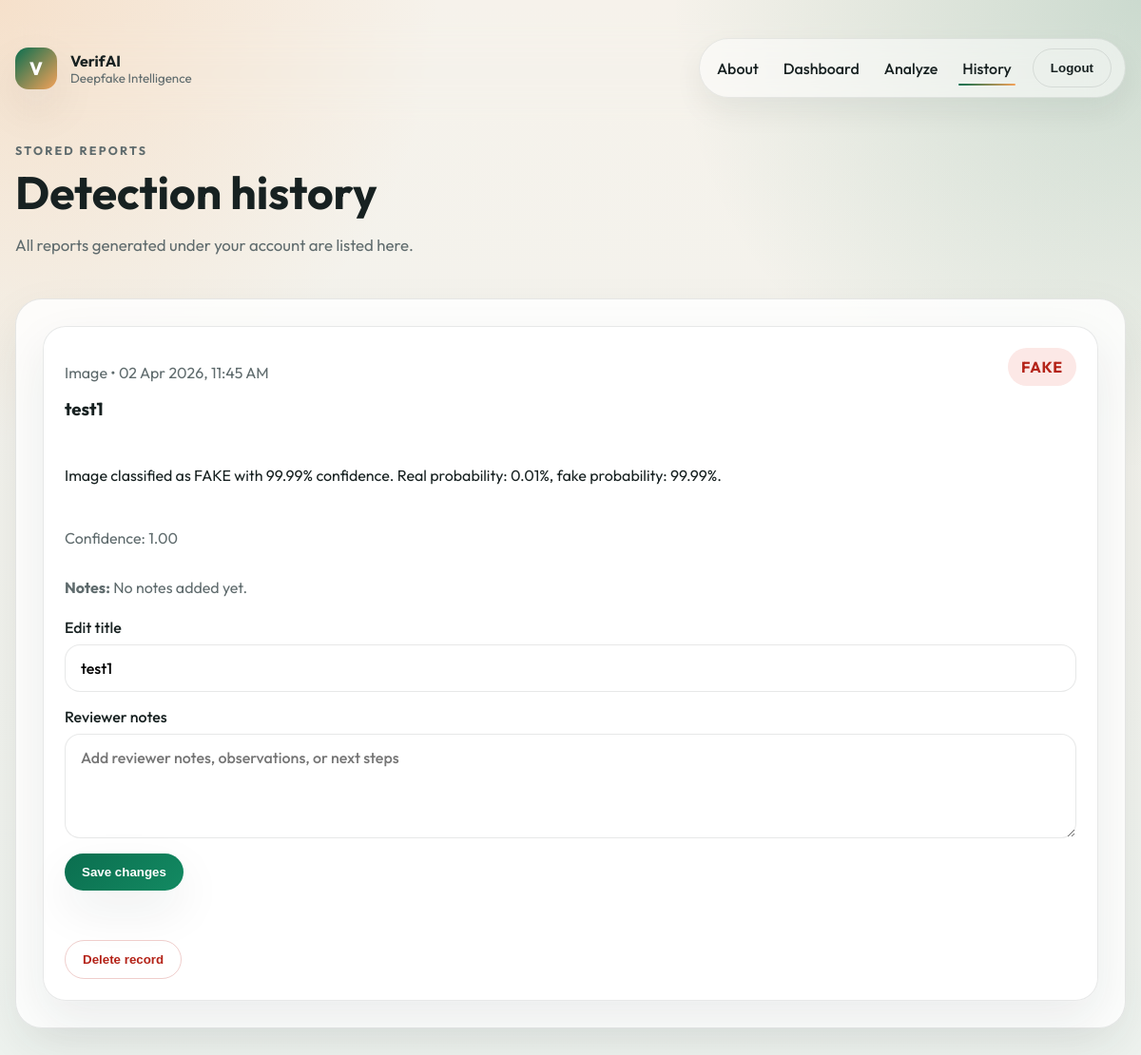
Page /history/ (signed in) on the committed database.
### detector/models.py (models this page shows, shortened)
class DetectionRecord(models.Model):
    FILE_TYPE_CHOICES = [
        ('image', 'Image'),
        ('video', 'Video'),
    ]
    RESULT_CHOICES = [
        ('real', 'Real'),
        ('fake', 'Fake'),
        ('uncertain', 'Uncertain'),
    ]
    user = models.ForeignKey(
        settings.AUTH_USER_MODEL,
        on_delete=models.CASCADE,
        related_name='detections',
    )
    title = models.CharField(max_length=120)
    file_type = models.CharField(max_length=10, choices=FILE_TYPE_CHOICES)
    uploaded_file = models.FileField(upload_to='uploads/%Y/%m/%d/')
    result = models.CharField(max_length=10, choices=RESULT_CHOICES)
    confidence = models.FloatField()
    summary = models.TextField(blank=True)
    notes = models.TextField(blank=True)
    created_at = models.DateTimeField(auto_now_add=True)
    class Meta:
        ordering = ['-created_at']

### detector/views.py (the view)
# urls.py: path('history/', history, name='history'),
@login_required
def history(request):
    records = DetectionRecord.objects.filter(user=request.user)
    record_forms = [
        {
            'record': record,
            'form': DetectionRecordUpdateForm(instance=record),
        }
        for record in records
    ]
    return render(request, 'detector/history.html', {'record_forms': record_forms})

### templates/detector/history.html (shortened to what this page needs)
{% extends 'base.html' %}
{% block content %}
<section class="section-head">
    <div>
        <p class="eyebrow">Stored reports</p>
        <h1>Detection history</h1>
        <p class="lead">All reports generated under your account are listed here.</p>
    </div>
</section>
<section class="panel">
    {% if record_forms %}
        <div class="history-list">
            {% for item in record_forms %}
                <article class="history-card history-card--editable" data-record-card>
                    <div class="history-card__content">
                        <div class="history-card__header">
                            <div>
                                <p class="meta">{{ item.record.get_file_type_display }} &bull; {{ item.record.created_at|date:"d M Y, h:i A" }}</p>
                                <h3 data-record-title>{{ item.record.title }}</h3>
                            </div>
                            <span class="result-pill {{ item.record.result }}">{{ item.record.result|upper }}</span>
                        </div>
                        <p>{{ item.record.summary }}</p>
                        <p class="meta">Confidence: {{ item.record.confidence|floatformat:2 }}</p>
                        <p class="record-note" data-record-notes-display>
                            <strong>Notes:</strong>
                            {% if item.record.notes %}
                                {{ item.record.notes }}
                            {% else %}
                                No notes added yet.
                            {% endif %}
                        </p>
                        <form
                            method="post"
                            action="{% url 'update_record' item.record.pk %}"
                            class="stack-form record-edit-form"
                            data-async-update
                        >
                            <label>
                                Edit title
                                {{ item.form.title }}
                            </label>
                            <label>
                                Reviewer notes
                                {{ item.form.notes }}
                            </label>
                            <div class="record-actions">
                                <button type="submit" class="primary-button">Save changes</button>
                            </div>
                            <p class="inline-status" data-inline-status aria-live="polite"></p>
                        </form>
                        <form
                            method="post"
                            action="{% url 'delete_record' item.record.pk %}"
                            class="record-delete-form"
                            data-async-delete
                        >
                            <button type="submit" class="ghost-button danger-button">Delete record</button>
                        </form>
                    </div>
                </article>
            {% endfor %}
        </div>
    {% else %}
        <p class="empty-state">No saved reports yet.</p>
    {% endif %}
</section>
{% endblock %}

### static/css/styles.css (style rules this page uses)
:root { --bg: #f4f1ea; --surface: rgba(255, 255, 255, 0.82); --surface-strong: #ffffff; --ink: #172121; --muted: #5f6b6d; --primary: #0b6e4f; --primary-dark: #074c37; --accent: #f4a259; --danger: #b42318; --danger-bg: #fce8e6; --success-bg: #e8f7ef; --border: rgba(23, 33, 33, 0.1); --shadow: 0 20px 50px rgba(23, 33, 33, 0.08); }
* { box-sizing: border-box; }
body { margin: 0; font-family: "Outfit", sans-serif; color: var(--ink); background: radial-gradient(circle at top left, rgba(244, 162, 89, 0.22), transparent 28%), radial-gradient(circle at top right, rgba(11, 110, 79, 0.18), transparent 30%), linear-gradient(180deg, #f6f2eb 0%, #eef3ef 100%); min-height: 100vh; }
.brand small, .meta, .muted-copy, .lead, .eyebrow, .stat-card span { color: var(--muted); }
.primary-link, .primary-button, .ghost-button { border-radius: 999px; padding: 12px 18px; font-weight: 600; border: none; cursor: pointer; transition: transform 0.2s ease, box-shadow 0.2s ease, background 0.2s ease; }
.primary-link, .primary-button { background: linear-gradient(135deg, var(--primary), #138a62); color: white; box-shadow: var(--shadow); }
.ghost-button { background: transparent; border: 1px solid var(--border); color: var(--ink); }
.hero-copy, .hero-card, .form-card, .panel, .result-card, .stat-card, .feature-card, .history-card { background: var(--surface); backdrop-filter: blur(18px); border: 1px solid var(--border); box-shadow: var(--shadow); }
.hero-copy h1, .hero-card h1, .section-head h1 { margin: 0 0 12px; font-size: clamp(2rem, 4vw, 4rem); line-height: 1.02; }
.lead { font-size: 1.05rem; line-height: 1.7; }
.feature-card h3, .history-card h3, .panel h2, .form-card h2, .result-card h2 { margin-top: 0; }
.section-head, .panel-header { display: flex; justify-content: space-between; align-items: end; gap: 16px; }
.section-head { margin: 12px 0 24px; }
.form-card, .result-card, .panel { border-radius: 28px; padding: 28px; }
.stack-form { display: grid; gap: 16px; }
.stack-form label { display: grid; gap: 8px; font-weight: 500; }
.stack-form input, .stack-form select, .stack-form textarea { width: 100%; border-radius: 16px; border: 1px solid var(--border); padding: 14px 16px; font: inherit; background: var(--surface-strong); }
.history-list { display: grid; gap: 16px; }
.history-card { display: flex; justify-content: space-between; gap: 16px; border-radius: 24px; padding: 22px; }
.history-card--editable { display: block; }
.history-card__content { display: grid; gap: 14px; }
.history-card__header { display: flex; justify-content: space-between; align-items: start; gap: 16px; }
.result-pill { align-self: start; border-radius: 999px; padding: 10px 14px; font-weight: 700; letter-spacing: 0.05em; }
.result-pill.fake { background: var(--danger-bg); color: var(--danger); }
.record-note { margin: 0; color: var(--muted); line-height: 1.6; }
.record-edit-form, .record-delete-form { margin-top: 4px; }
.record-actions { display: flex; gap: 12px; flex-wrap: wrap; }
.danger-button { border-color: rgba(180, 35, 24, 0.22); color: var(--danger); }
.inline-status { min-height: 1.2em; margin: 0; font-size: 0.95rem; color: var(--muted); }
.eyebrow { text-transform: uppercase; letter-spacing: 0.18em; font-size: 0.78rem; font-weight: 700; margin-bottom: 12px; }

### rows in the picture
DetectionRecord: record.file_type "Image", record.created_at "02 Apr 2026, 11:45 AM", record "test1", record.result "FAKE", record.summary "Image classified as FAKE with 99.99% confidence. Real probability: 0.01%, fake probability: 99.99%.", record.confidence "1.00", shows "No notes added yet.", title "test1"
